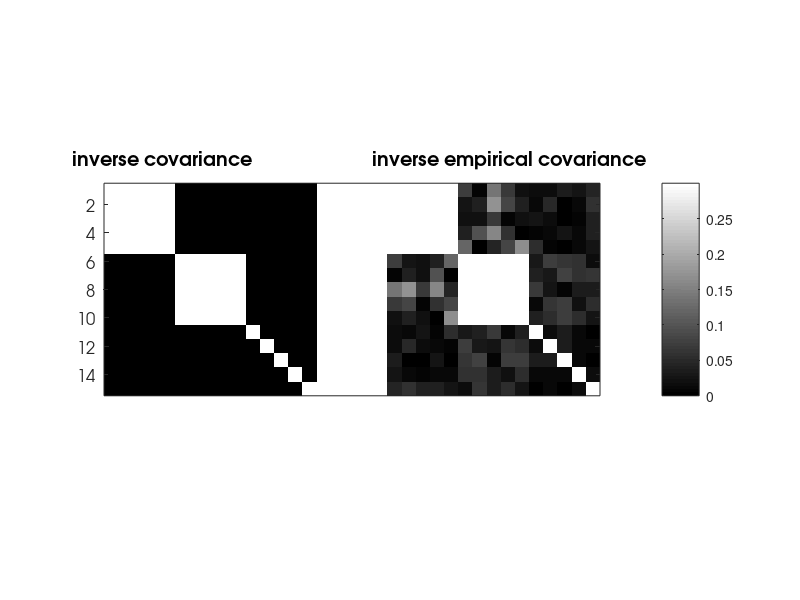

MATLAB code to generate this figure: (Note: this script raises an error after producing the figure.)
%
%        SYNTHETIC EXPERIMENT FOR LEARNING GGM WITH LATENT VARIABLES
%
% Regularized problem for chain latent group Lasso 
%
%       min_x |S^.5*Z*S^.5-S|+lambda*omega(Z)
%
% 
%%%%%%%%%%%%
% Marina Vinyes and Guillaume Obozinski, 2016
% %%%%%%%%%%%%

%% add paths
clc; clear all;
addpath('../main');
addpath('../active-set');
addpath('../atom-selection');
addpath('../utils');
addpath('../other');

%% Experimental Setting
n=5000;
p=15;
sigma=0;
lambda=0.1;

%% Covariance and design matrix
rho1 = 0.7;
rho2 = 0.9;
C=eye(15);
C(1:5,1:5) = rho1*ones(5)+(1-rho1)*eye(5);
C(6:10,6:10) = rho2*ones(5)+(1-rho2)*eye(5);
des=inv(C);

%% output
out_as.cpu=[];
out_as.na=[];
out_as.qp=[];
out_as.hessian=[];
out_as.time=[];
out_bcd.cpu=[];
out_cndg.cpu=[];

%% data
mu = zeros(1,p); % vector of means
Y = mvnrnd(mu, C+sigma^2*eye(p), n)';
S=cov(Y');

%%
figure(1);
imagesc([abs(C) 1*ones(p,5) abs(inv(S))]); colormap gray;
hTitle=title('   inverse covariance                        inverse empirical covariance');
% set(gca,'XTick',0:20:135,'YTick',0:10:40);
h1=xlabel('');
h2=ylabel('');
set(h1,'Visible','off');
set(gca,'FontName','AvantGarde','FontWeight','normal','FontSize',12);
set(hTitle,'FontName','AvantGarde','FontSize',14,'FontWeight','bold');
set(h2,'FontName','AvantGarde','FontSize',14,'FontWeight','normal');
set(gca,'xtick',[])
caxis([0, 0.3]);
colorbar;
pbaspect([(2*p+5)/p 1 1]);

keyboard;
%% param

param.f=4;
param.diag=0;
param.PSD=true;
param.max_nb_main_loop=300;
param.powerIter=100;
param.stPtPowerIter=1000;
param.niterPS=10000;%5000
param.epsStop=1e-8;
param.PSdualityEpsilon=1e-3;
param.k=0;
param.PSmu=0; %strong convexity
param.verbose=1;
param.debug=0;
param.sloppy=0;
param.max_nb_atoms=param.max_nb_main_loop*param.niterPS;
param.cardfun=inf*ones(1,p);
param.cardfun(5)=1;
%%
%S=C;
inputData.X1=S^.5;
inputData.X2=inputData.X1;
inputData.Y=eye(p);
param.lambda=lambda;
%% as quadprog
param.opt='asqp';
[Z_as,D_as, ActiveSet_as, hist_as, param_as, flaga_as, it_as] = cgan_lgm(inputData,param);
dg_as=hist_as.dg_sup;
tt_as=hist_as.time_sup;
fprintf('lambda=%f\n',lambda);
fprintf('......tt=%f dg=%f\n',hist_as.time(end),hist_as.dg(end));


%% Duality Gap Figure

xplot{1}=tt_as;
yplot{1}=dg_as;
colors = [1 0 0];
legendStr={'cg'};

figure(2);clf
for i=1
loglog(xplot{i},yplot{i},'-','LineWidth',2,'Color',colors(i,:),'DisplayName',legendStr{i}); 
hold on
end
title('duality gap lgl');
legend('show','Location','southwest');
grid on
hold off



xplot{1}=hist_as.time;
yplot{1}=hist_as.dg;
colors = [    1 0 0];
legendStr={'cg'};

figure(3);clf
for i=1
loglog(xplot{i},yplot{i},'-','LineWidth',2,'Color',colors(i,:),'DisplayName',legendStr{i}); 
hold on
end
title('duality gap lgl');
legend('show','Location','southwest');
grid on
hold off

figure(4);clf
loglog(tt_as,dg_as,'-','LineWidth',2,'Color',[0 0 0],'DisplayName','dg sup');hold on;
loglog(hist_as.time,hist_as.dg,'-','LineWidth',2,'Color',[1 0 0],'DisplayName','dg sup');hold on;
legend('show','Location','southwest');
grid on
hold off

%%
%%
figure(5);
imagesc([abs(C) 1*ones(p,5) abs(inv(S)) 1*ones(p,5) abs(inv(Z_as+diag(D_as)))]); colormap gray;
hTitle=title('   inverse covariance                        inverse empirical covariance      estimated inverse');
% set(gca,'XTick',0:20:135,'YTick',0:10:40);
h1=xlabel('');
h2=ylabel('');
set(h1,'Visible','off');
set(gca,'FontName','AvantGarde','FontWeight','normal','FontSize',12);
set(hTitle,'FontName','AvantGarde','FontSize',14,'FontWeight','bold');
set(h2,'FontName','AvantGarde','FontSize',14,'FontWeight','normal');
set(gca,'xtick',[])
caxis([0, 0.3]);
colorbar;
pbaspect([(3*p+10)/p 1 1]);

